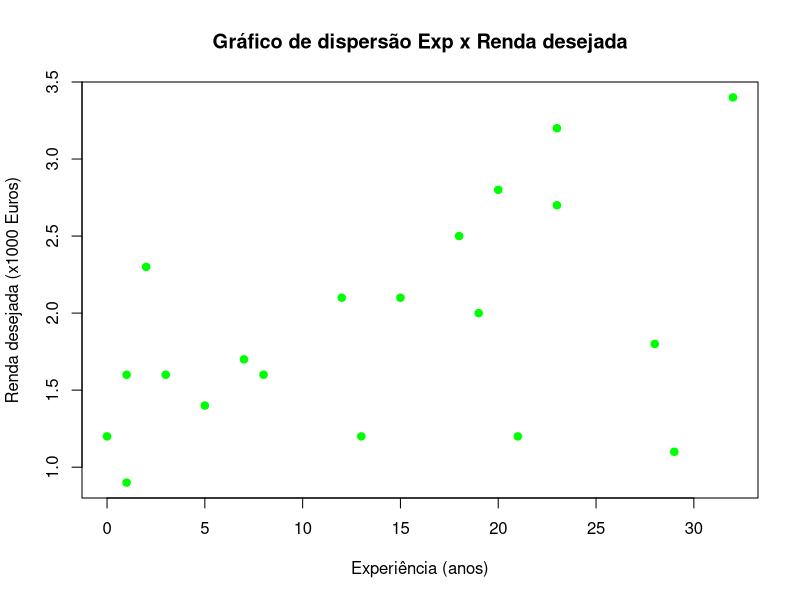
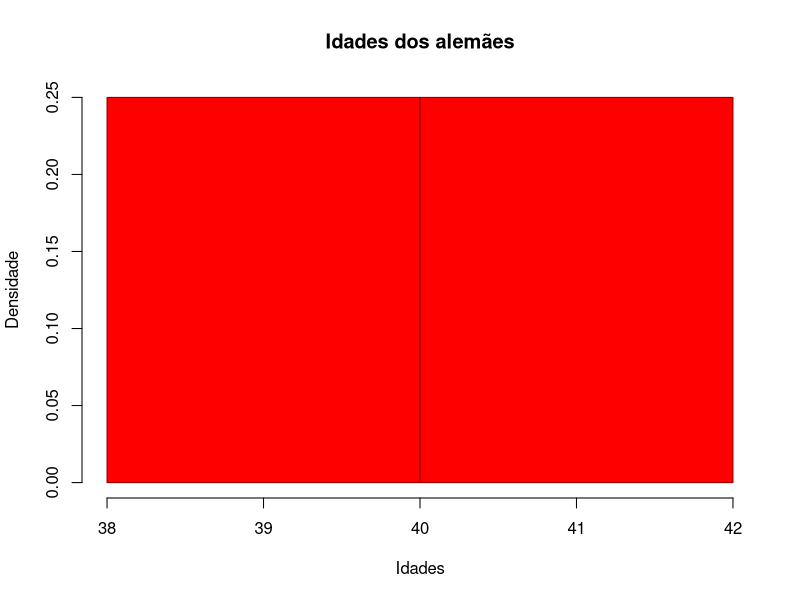
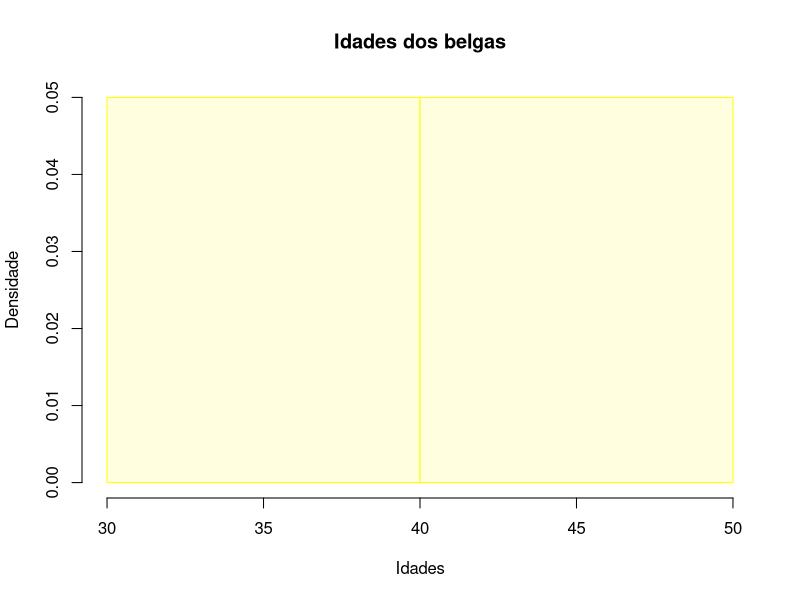
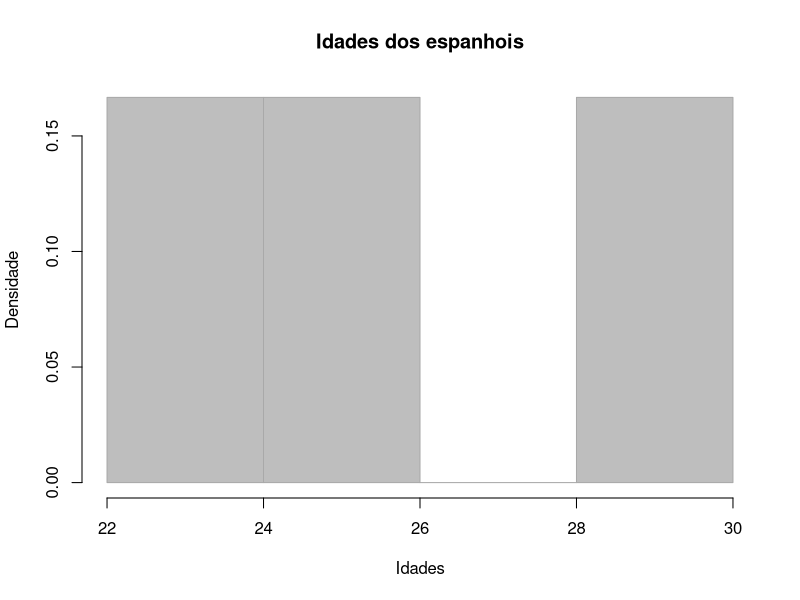
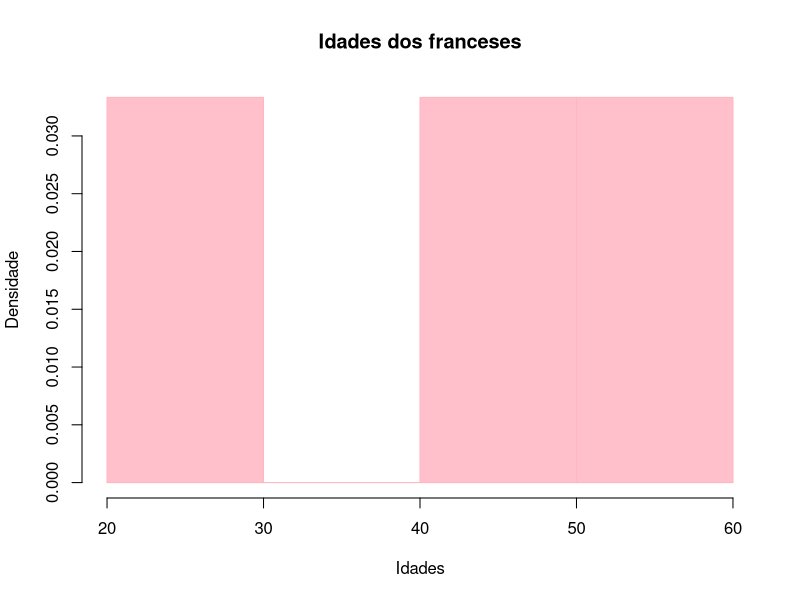
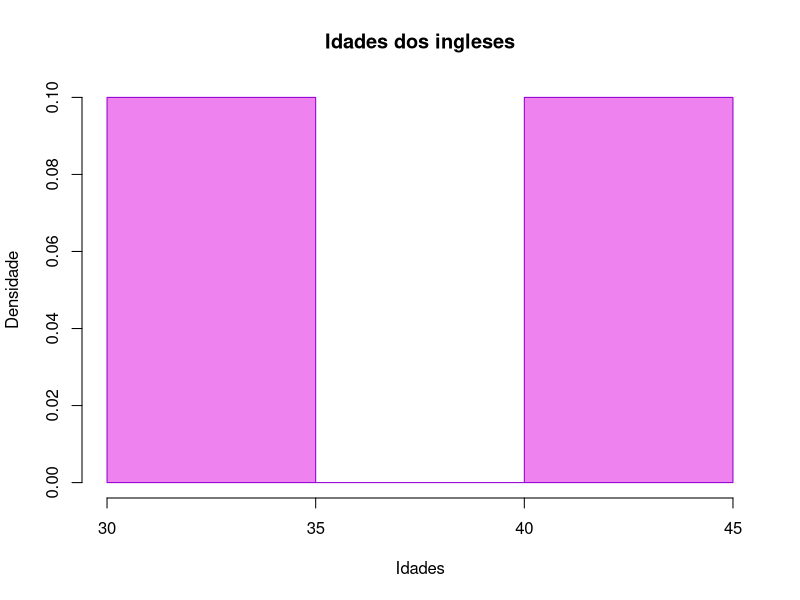
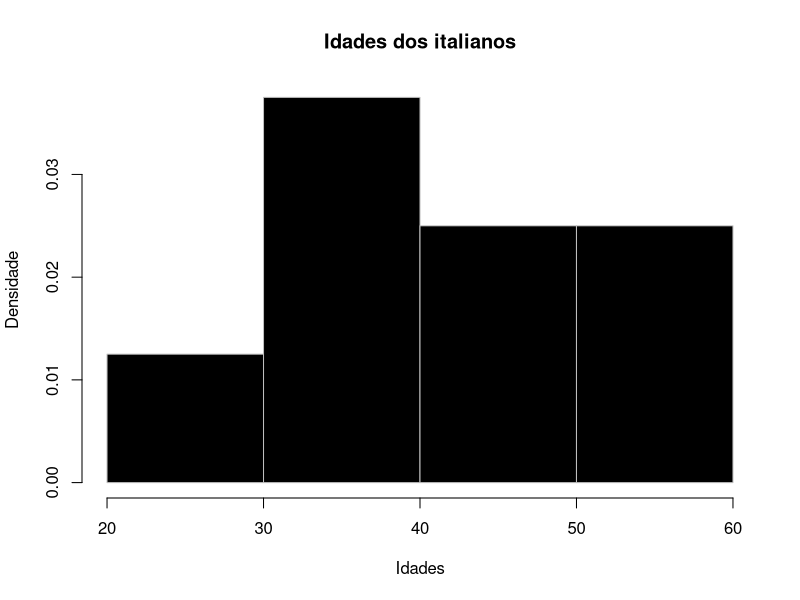
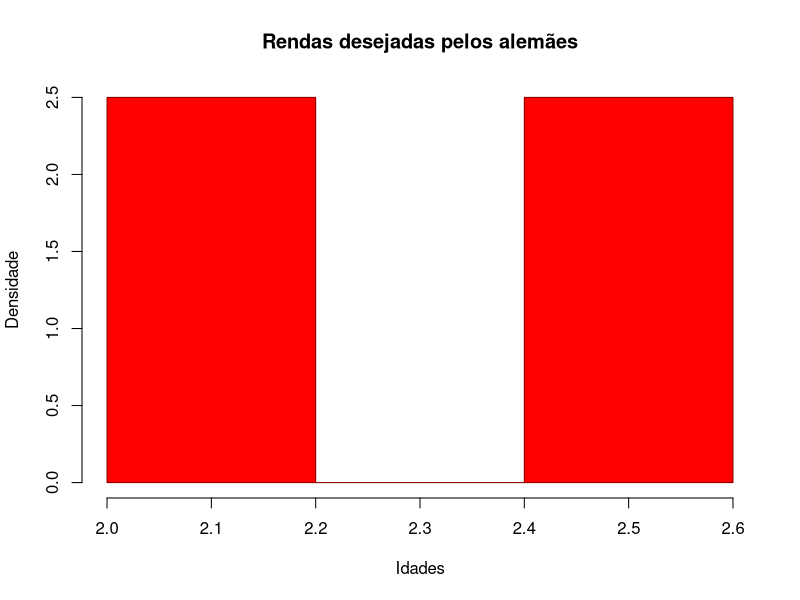

Generate these figures, in order, with R:
#QUESTÃO 2

#1)

#colunas da tabela

idade <- c(28,34,46,26,37,29,51,31,39,43,58,44,25,23,52,42,48,33,38,46)
nacionalidade = c("italiana", "inglesa", "belga", "espanhola", "italiana", "espanhola",
                  "francesa", "belga", "italiana", "italiana", "italiana", "inglesa",
                  "francesa", "espanhola", "italiana", "alemã", "francesa", "italiana",
                  "alemã", "italiana")
renda <- c(2.3, 1.6, 1.2, 0.9, 2.1, 1.6, 1.8, 1.4, 1.2, 2.8, 3.4, 2.7, 1.6, 1.2, 1.1,
          2.5, 2.0, 1.7, 2.1, 3.2)
experiencia <- c(2,8,21,1,15,3,28,5,13,20,32,23,1,0,29,18,19,7,12,23)

tabela <- data.frame(Idade = idade, Nacionalidade = nacionalidade, Renda = renda,
                    Experiencia = experiencia)

print(tabela)

#media, mediana e desvio padrão para idade, renda e experiência
media_idade <- mean(tabela$Idade)
cat("Média da idade: ", media_idade, "\n")
media_renda <- mean(tabela$Renda)
cat("Média da renda desejada: ", media_renda, "\n")
media_exp   <- mean(tabela$Experiencia)
cat("Média da experiência: ", media_exp, "\n")

mediana_idade <- median(tabela$Idade)
cat("Mediana da idade: ", mediana_idade, "\n")
mediana_renda <- median(tabela$Renda)
cat("Mediana da renda desejada: ", mediana_renda, "\n")
mediana_exp   <- median(tabela$Experiencia)
cat("Mediana da experiência: ", mediana_exp, "\n")

dp_idade <- sd(tabela$Idade)
cat("Desvio padrão da idade: ", dp_idade, "\n")
dp_renda <- sd(tabela$Renda)
cat("Desvio padrão da renda desejada: ", dp_renda, "\n")
dp_exp   <- sd(tabela$Experiencia)
cat("Desvio padrão da experiência: ", dp_exp, "\n")

#2)

tabela_alema <- tabela[tabela$Nacionalidade == "alemã", ]
media_alema_renda <- mean(tabela_alema$Renda)
cat("Renda alemã média desejada: ", media_alema_renda, '\n')
media_alema_exp <- mean(tabela_alema$Experiencia)
cat("Experiencia alemã média: ", media_alema_exp, '\n')

tabela_italiana <- tabela[tabela$Nacionalidade == "italiana", ]
media_italiana_renda <- mean(tabela_italiana$Renda)
cat("Renda italiana média desejada: ", media_italiana_renda, '\n')
media_italiana_exp <- mean(tabela_italiana$Experiencia)
cat("Experiencia italiana média: ", media_italiana_exp, '\n')

tabela_belga <- tabela[tabela$Nacionalidade == "belga", ]
media_belga_renda <- mean(tabela_belga$Renda)
cat("Renda belga média desejada: ", media_belga_renda, '\n')
media_belga_exp <- mean(tabela_belga$Experiencia)
cat("Experiencia belga média: ", media_belga_exp, '\n')

tabela_espanhola <- tabela[tabela$Nacionalidade == "espanhola", ]
media_espanhola_renda <- mean(tabela_espanhola$Renda)
cat("Renda espanhola média desejada: ", media_espanhola_renda, '\n')
media_espanhola_exp <- mean(tabela_espanhola$Experiencia)
cat("Experiencia espanhola média: ", media_espanhola_exp, '\n')

tabela_francesa <- tabela[tabela$Nacionalidade == "francesa", ]
media_francesa_renda <- mean(tabela_francesa$Renda)
cat("Renda francesa média desejada: ", media_francesa_renda, '\n')
media_francesa_exp <- mean(tabela_francesa$Experiencia)
cat("Experiencia francesa média: ", media_francesa_exp, '\n')

tabela_inglesa <- tabela[tabela$Nacionalidade == "inglesa", ]
media_inglesa_renda <- mean(tabela_inglesa$Renda)
cat("Renda inglesa média desejada: ", media_inglesa_renda, '\n')
media_inglesa_exp <- mean(tabela_inglesa$Experiencia)
cat("Experiencia inglesa média: ", media_inglesa_exp, '\n')

#retorna o índice da posição que contém o maior valor
nacionalidades <- c("alema", 'belga', 'espanhola', 'francesa', 'inglesa', 'italiana')

maior_renda_nacionalidade <- which.max(c(media_alema_renda, media_belga_renda, media_espanhola_renda,
                              media_francesa_renda, media_inglesa_renda, media_italiana_renda))
cat("Maior renda desejada: ", nacionalidades[maior_renda_nacionalidade], '\n')

maior_exp_nacionalidade <- which.max(c(media_alema_exp, media_belga_exp, media_espanhola_exp, media_francesa_exp,
                            media_inglesa_exp, media_italiana_exp))
cat("Maior experiência: ", nacionalidades[maior_exp_nacionalidade], '\n')

#3)

#Gráfico de dispersão
plot(x = experiencia, y = renda,
     main = "Gráfico de dispersão Exp x Renda desejada",
     xlab = "Experiência (anos)",
     ylab = "Renda desejada (x1000 Euros)",
     col = 'green',
     pch = 19
     )

#Coeficiente de correlação de Pearson

coef_pearson <- cor(x = experiencia, y = renda)
cat("Coeficiente de correlação de Pearson: ", coef_pearson, '\n')

#valor Retornado --> 0.4977672, não dá indícios de uma correlação forte.

#4)

tabela_filtrada <- tabela[tabela$Renda < 2 & tabela$Experiencia >= 10, ]

cat("Exatamente", length(tabela_filtrada), " candidatos 
    desejam menos de 2000 euros com pelo menos 10 anos de exp.\n")
print(tabela_filtrada)

#5)

#histograma das idades, por nacionalidade:

hist(tabela_alema$Idade, 
     main = "Idades dos alemães",
     ylab = "Densidade",
     xlab = "Idades",
     freq = FALSE,
     col = 'red',
     border = 'darkred'
    )

hist(tabela_belga$Idade, 
     main = "Idades dos belgas",
     ylab = "Densidade",
     xlab = "Idades",
     freq = FALSE,
     col = 'lightyellow',
     border = 'yellow'
)

hist(tabela_espanhola$Idade, 
     main = "Idades dos espanhois",
     ylab = "Densidade",
     xlab = "Idades",
     freq = FALSE,
     col = 'grey',
     border = 'darkgrey'
)

hist(tabela_francesa$Idade, 
     main = "Idades dos franceses",
     ylab = "Densidade",
     xlab = "Idades",
     freq = FALSE,
     col = 'pink',
     border = 'lightpink'
)

hist(tabela_inglesa$Idade, 
     main = "Idades dos ingleses",
     ylab = "Densidade",
     xlab = "Idades",
     freq = FALSE,
     col = 'violet',
     border = 'darkviolet'
)

hist(tabela_italiana$Idade, 
     main = "Idades dos italianos",
     ylab = "Densidade",
     xlab = "Idades",
     freq = FALSE,
     col = 'black',
     border = 'grey'
)

#Histograma das rendas desejadas, por nacionalidade

hist(tabela_alema$Renda, 
     main = "Rendas desejadas pelos alemães",
     ylab = "Densidade",
     xlab = "Idades",
     freq = FALSE,
     col = 'red',
     border = 'darkred'
)

hist(tabela_belga$Renda, 
     main = "Rendas desejadas pelos belgas",
     ylab = "Densidade",
     xlab = "Idades",
     freq = FALSE,
     col = 'lightyellow',
     border = 'yellow'
)

hist(tabela_espanhola$Renda, 
     main = "Rendas desejadas pelos espanhois",
     ylab = "Densidade",
     xlab = "Idades",
     freq = FALSE,
     col = 'grey',
     border = 'darkgrey'
)

hist(tabela_francesa$Renda, 
     main = "Rendas desejadas pelos franceses",
     ylab = "Densidade",
     xlab = "Idades",
     freq = FALSE,
     col = 'pink',
     border = 'lightpink'
)

hist(tabela_inglesa$Renda, 
     main = "Rendas desejadas pelos ingleses",
     ylab = "Densidade",
     xlab = "Idades",
     freq = FALSE,
     col = 'violet',
     border = 'darkviolet'
)

hist(tabela_italiana$Renda, 
     main = "Rendas desejadas pelos italianos",
     ylab = "Densidade",
     xlab = "Idades",
     freq = FALSE,
     col = 'black',
     border = 'grey'
)

#boxplots

boxplot(Idade ~ Nacionalidade,
        data = tabela,
        main = "Boxplot comparativo",
        col = "skyblue",
        ylab = 'Idade',
        xlab = "Nacionalidade"
        )

boxplot(Renda ~ Nacionalidade,
        data = tabela,
        main = "Boxplot comparativo",
        col = "pink",
        ylab = 'Renda',
        xlab = "Nacionalidade"
        )

#fim da questão 2






